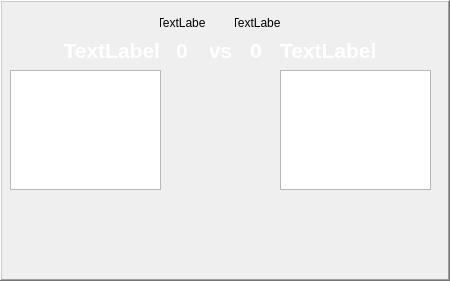
  <widget class="QFrame" name="frame3">
   <property name="geometry">
    <rect>
     <x>950</x>
     <y>120</y>
     <width>450</width>
     <height>281</height>
    </rect>
   </property>
   <property name="minimumSize">
    <size>
     <width>0</width>
     <height>0</height>
    </size>
   </property>
   <property name="whatsThis">
    <string notr="true"/>
   </property>
   <property name="frameShape">
    <enum>QFrame::WinPanel</enum>
   </property>
   <property name="frameShadow">
    <enum>QFrame::Raised</enum>
   </property>
   <widget class="QListWidget" name="listh3">
    <property name="geometry">
     <rect>
      <x>10</x>
      <y>70</y>
      <width>151</width>
      <height>120</height>
     </rect>
    </property>
    <property name="palette">
     <palette>
      <active>
       <colorrole role="Text">
        <brush brushstyle="SolidPattern">
         <color alpha="255">
          <red>255</red>
          <green>255</green>
          <blue>255</blue>
         </color>
        </brush>
       </colorrole>
      </active>
      <inactive>
       <colorrole role="Text">
        <brush brushstyle="SolidPattern">
         <color alpha="255">
          <red>255</red>
          <green>255</green>
          <blue>255</blue>
         </color>
        </brush>
       </colorrole>
      </inactive>
      <disabled>
       <colorrole role="Text">
        <brush brushstyle="SolidPattern">
         <color alpha="255">
          <red>120</red>
          <green>120</green>
          <blue>120</blue>
         </color>
        </brush>
       </colorrole>
      </disabled>
     </palette>
    </property>
    <property name="layoutDirection">
     <enum>Qt::RightToLeft</enum>
    </property>
   </widget>
   <widget class="QLabel" name="vs3">
    <property name="geometry">
     <rect>
      <x>210</x>
      <y>40</y>
      <width>21</width>
      <height>20</height>
     </rect>
    </property>
    <property name="palette">
     <palette>
      <active>
       <colorrole role="WindowText">
        <brush brushstyle="SolidPattern">
         <color alpha="255">
          <red>255</red>
          <green>255</green>
          <blue>255</blue>
         </color>
        </brush>
       </colorrole>
      </active>
      <inactive>
       <colorrole role="WindowText">
        <brush brushstyle="SolidPattern">
         <color alpha="255">
          <red>255</red>
          <green>255</green>
          <blue>255</blue>
         </color>
        </brush>
       </colorrole>
      </inactive>
      <disabled>
       <colorrole role="WindowText">
        <brush brushstyle="SolidPattern">
         <color alpha="255">
          <red>120</red>
          <green>120</green>
          <blue>120</blue>
         </color>
        </brush>
       </colorrole>
      </disabled>
     </palette>
    </property>
    <property name="font">
     <font>
      <family>Segoe UI</family>
      <pointsize>16</pointsize>
      <weight>75</weight>
      <bold>true</bold>
     </font>
    </property>
    <property name="styleSheet">
     <string notr="true"/>
    </property>
    <property name="text">
     <string>vs</string>
    </property>
    <property name="alignment">
     <set>Qt::AlignCenter</set>
    </property>
   </widget>
   <widget class="QLabel" name="h3">
    <property name="geometry">
     <rect>
      <x>176</x>
      <y>40</y>
      <width>21</width>
      <height>20</height>
     </rect>
    </property>
    <property name="palette">
     <palette>
      <active>
       <colorrole role="WindowText">
        <brush brushstyle="SolidPattern">
         <color alpha="255">
          <red>255</red>
          <green>255</green>
          <blue>255</blue>
         </color>
        </brush>
       </colorrole>
      </active>
      <inactive>
       <colorrole role="WindowText">
        <brush brushstyle="SolidPattern">
         <color alpha="255">
          <red>255</red>
          <green>255</green>
          <blue>255</blue>
         </color>
        </brush>
       </colorrole>
      </inactive>
      <disabled>
       <colorrole role="WindowText">
        <brush brushstyle="SolidPattern">
         <color alpha="255">
          <red>120</red>
          <green>120</green>
          <blue>120</blue>
         </color>
        </brush>
       </colorrole>
      </disabled>
     </palette>
    </property>
    <property name="font">
     <font>
      <family>Segoe UI</family>
      <pointsize>16</pointsize>
      <weight>75</weight>
      <bold>true</bold>
     </font>
    </property>
    <property name="styleSheet">
     <string notr="true"/>
    </property>
    <property name="text">
     <string>0</string>
    </property>
   </widget>
   <widget class="QLabel" name="t6">
    <property name="geometry">
     <rect>
      <x>280</x>
      <y>40</y>
      <width>150</width>
      <height>21</height>
     </rect>
    </property>
    <property name="palette">
     <palette>
      <active>
       <colorrole role="WindowText">
        <brush brushstyle="SolidPattern">
         <color alpha="255">
          <red>255</red>
          <green>255</green>
          <blue>255</blue>
         </color>
        </brush>
       </colorrole>
      </active>
      <inactive>
       <colorrole role="WindowText">
        <brush brushstyle="SolidPattern">
         <color alpha="255">
          <red>255</red>
          <green>255</green>
          <blue>255</blue>
         </color>
        </brush>
       </colorrole>
      </inactive>
      <disabled>
       <colorrole role="WindowText">
        <brush brushstyle="SolidPattern">
         <color alpha="255">
          <red>120</red>
          <green>120</green>
          <blue>120</blue>
         </color>
        </brush>
       </colorrole>
      </disabled>
     </palette>
    </property>
    <property name="font">
     <font>
      <family>Segoe UI</family>
      <pointsize>16</pointsize>
      <weight>75</weight>
      <bold>true</bold>
     </font>
    </property>
    <property name="styleSheet">
     <string notr="true"/>
    </property>
    <property name="text">
     <string>TextLabel</string>
    </property>
   </widget>
   <widget class="QListWidget" name="lista3">
    <property name="geometry">
     <rect>
      <x>280</x>
      <y>70</y>
      <width>151</width>
      <height>120</height>
     </rect>
    </property>
    <property name="palette">
     <palette>
      <active>
       <colorrole role="Text">
        <brush brushstyle="SolidPattern">
         <color alpha="255">
          <red>255</red>
          <green>255</green>
          <blue>255</blue>
         </color>
        </brush>
       </colorrole>
      </active>
      <inactive>
       <colorrole role="Text">
        <brush brushstyle="SolidPattern">
         <color alpha="255">
          <red>255</red>
          <green>255</green>
          <blue>255</blue>
         </color>
        </brush>
       </colorrole>
      </inactive>
      <disabled>
       <colorrole role="Text">
        <brush brushstyle="SolidPattern">
         <color alpha="255">
          <red>120</red>
          <green>120</green>
          <blue>120</blue>
         </color>
        </brush>
       </colorrole>
      </disabled>
     </palette>
    </property>
   </widget>
   <widget class="QLabel" name="a3">
    <property name="geometry">
     <rect>
      <x>250</x>
      <y>40</y>
      <width>21</width>
      <height>20</height>
     </rect>
    </property>
    <property name="palette">
     <palette>
      <active>
       <colorrole role="WindowText">
        <brush brushstyle="SolidPattern">
         <color alpha="255">
          <red>255</red>
          <green>255</green>
          <blue>255</blue>
         </color>
        </brush>
       </colorrole>
      </active>
      <inactive>
       <colorrole role="WindowText">
        <brush brushstyle="SolidPattern">
         <color alpha="255">
          <red>255</red>
          <green>255</green>
          <blue>255</blue>
         </color>
        </brush>
       </colorrole>
      </inactive>
      <disabled>
       <colorrole role="WindowText">
        <brush brushstyle="SolidPattern">
         <color alpha="255">
          <red>120</red>
          <green>120</green>
          <blue>120</blue>
         </color>
        </brush>
       </colorrole>
      </disabled>
     </palette>
    </property>
    <property name="font">
     <font>
      <family>Segoe UI</family>
      <pointsize>16</pointsize>
      <weight>75</weight>
      <bold>true</bold>
     </font>
    </property>
    <property name="styleSheet">
     <string notr="true"/>
    </property>
    <property name="text">
     <string>0</string>
    </property>
   </widget>
   <widget class="QLabel" name="t5">
    <property name="geometry">
     <rect>
      <x>10</x>
      <y>40</y>
      <width>150</width>
      <height>21</height>
     </rect>
    </property>
    <property name="palette">
     <palette>
      <active>
       <colorrole role="WindowText">
        <brush brushstyle="SolidPattern">
         <color alpha="255">
          <red>255</red>
          <green>255</green>
          <blue>255</blue>
         </color>
        </brush>
       </colorrole>
       <colorrole role="Text">
        <brush brushstyle="SolidPattern">
         <color alpha="255">
          <red>0</red>
          <green>0</green>
          <blue>0</blue>
         </color>
        </brush>
       </colorrole>
      </active>
      <inactive>
       <colorrole role="WindowText">
        <brush brushstyle="SolidPattern">
         <color alpha="255">
          <red>255</red>
          <green>255</green>
          <blue>255</blue>
         </color>
        </brush>
       </colorrole>
       <colorrole role="Text">
        <brush brushstyle="SolidPattern">
         <color alpha="255">
          <red>0</red>
          <green>0</green>
          <blue>0</blue>
         </color>
        </brush>
       </colorrole>
      </inactive>
      <disabled>
       <colorrole role="WindowText">
        <brush brushstyle="SolidPattern">
         <color alpha="255">
          <red>120</red>
          <green>120</green>
          <blue>120</blue>
         </color>
        </brush>
       </colorrole>
       <colorrole role="Text">
        <brush brushstyle="SolidPattern">
         <color alpha="255">
          <red>120</red>
          <green>120</green>
          <blue>120</blue>
         </color>
        </brush>
       </colorrole>
      </disabled>
     </palette>
    </property>
    <property name="font">
     <font>
      <family>Segoe UI</family>
      <pointsize>16</pointsize>
      <weight>75</weight>
      <bold>true</bold>
     </font>
    </property>
    <property name="styleSheet">
     <string notr="true"/>
    </property>
    <property name="text">
     <string>TextLabel</string>
    </property>
    <property name="alignment">
     <set>Qt::AlignRight|Qt::AlignTrailing|Qt::AlignVCenter</set>
    </property>
   </widget>
   <widget class="QLabel" name="l5">
    <property name="geometry">
     <rect>
      <x>160</x>
      <y>0</y>
      <width>45</width>
      <height>45</height>
     </rect>
    </property>
    <property name="text">
     <string>TextLabel</string>
    </property>
    <property name="alignment">
     <set>Qt::AlignCenter</set>
    </property>
   </widget>
   <widget class="QLabel" name="l6">
    <property name="geometry">
     <rect>
      <x>235</x>
      <y>0</y>
      <width>45</width>
      <height>45</height>
     </rect>
    </property>
    <property name="text">
     <string>TextLabel</string>
    </property>
    <property name="alignment">
     <set>Qt::AlignCenter</set>
    </property>
   </widget>
  </widget>
